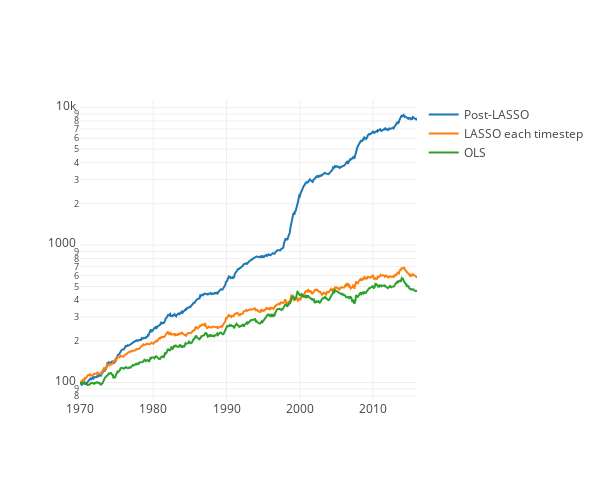

This figure's notebook cell:
### Code cell
mychart([perf_post_LASSO, perf_LASSO_each_timestep, perf_OLS],["Post-LASSO", "LASSO each timestep", "OLS"])

### Figure 1 — Plotly figure (JSON) as saved in the notebook; plotly's stock layout.template omitted (floating-point values rounded to 4 significant figures; data arrays with more than 128 entries replaced by an {"elided": "..."} marker saying what was removed)
{"data": [{"mode": "line", "name": "Post-LASSO", "type": "scatter", "x": {"elided": "576 float values"}, "y": {"elided": "576 float values"}}, {"mode": "line", "name": "LASSO each timestep", "type": "scatter", "x": {"elided": "576 float values"}, "y": {"elided": "576 float values"}}, {"mode": "line", "name": "OLS", "type": "scatter", "x": {"elided": "576 float values"}, "y": {"elided": "576 float values"}}], "layout": {"autosize": false, "height": 480, "width": 600, "yaxis": {"autorange": true, "type": "log"}}}
